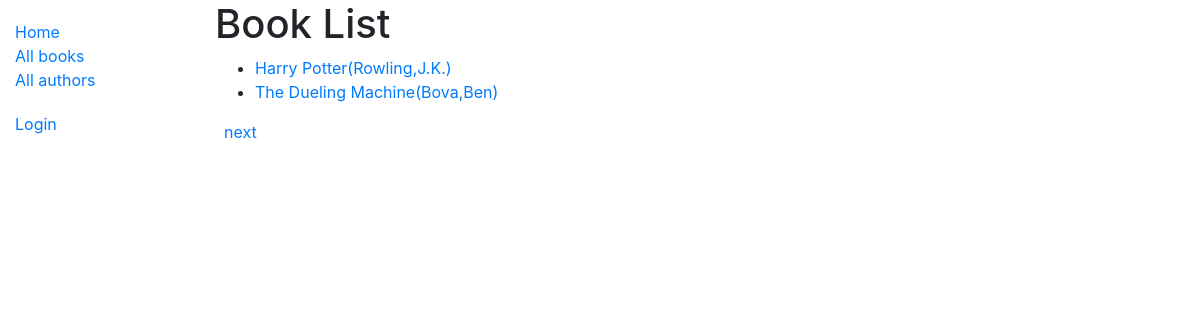
The page /books/ on the database its author committed.
### catalog/models.py (models this page shows, shortened)
class Book(models.Model):
    title =models.CharField(max_length=200)
    author = models.ForeignKey('Author',on_delete=models.SET_NULL,null=True)
    summary = models.TextField(max_length=1000,help_text='Enter a brief decription of the book')
    isbn = models.CharField('ISBN',max_length=13,unique=True,help_text='13 Character <a href="https://www.isbn-international.org/content/what-isbn">ISBN number</a>')
    genre = models.ManyToManyField(Genre,help_text='Select a genre for this book')
    language = models.ForeignKey('Language',on_delete=models.SET_NULL,null=True)
    class Meta:
        ordering = ['title']
    def get_absolute_url(self):
        return reverse('book-detail',args=[str(self.id)])
    def display_genre(self):
        """Creating the string for the Gerne which is required to display gerne in Admin"""
        return ','.join(genre.name for genre in self.genre.all())
    display_genre.short_description = 'Gerne'

class Author(models.Model):
    first_name = models.CharField(max_length=100)
    last_name = models.CharField(max_length=100)
    date_of_Birth = models.DateField(null=True,blank=True)
    date_of_death = models.DateField('Died',null=True,blank=True)
    class Meta:
        ordering = ['last_name','first_name']
    def __str__(self):
        return f'{self.last_name},{self.first_name}'

### catalog/views.py (the view)
# urls.py: path('books/',views.BookListView.as_view(),name='books'),
class BookListView(generic.ListView):
    model = Book
    paginate_by = 2

### catalog/templates/catalog/book_list.html
{% extends "base_generic.html" %}
{% block content %}
  <h1>Book List</h1>
  {% if book_list %}
  <ul>
    {% for book in book_list %}
      <li>
        <a href="{{ book.get_absolute_url }}">{{ book.title }}({{book.author}})</a>
      </li>
    {% endfor %}
  </ul>
  {% else %}
    <p>There are no books in the library.</p>
  {% endif %}
{% endblock %}

### rows shown on the page
Book: title "Harry Potter", author "Rowling,J.K."
Book: title "The Dueling Machine", author "Bova,Ben"
